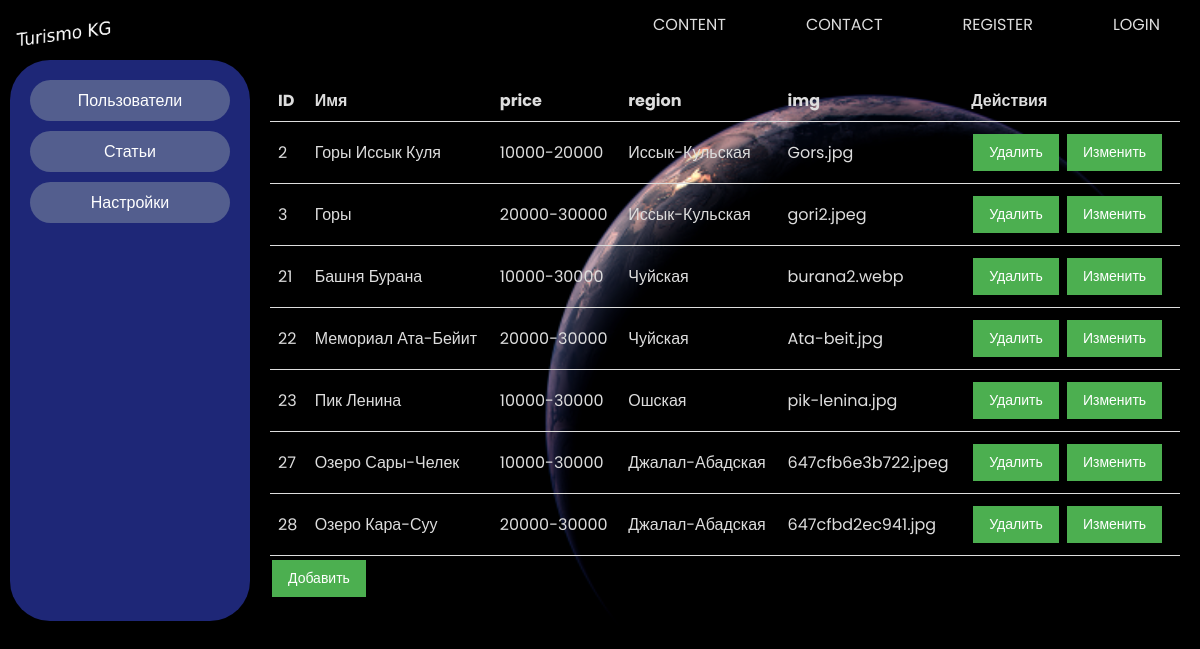
Screenshot of /avtorization/admin/admin.php?places (signed in) with the database file from the repository.
### tables this page shows
CREATE TABLE `places` (
  `id` int NOT NULL,
  `name` varchar(255) NOT NULL,
  `price` varchar(255) DEFAULT NULL,
  `region` text NOT NULL,
  `img` varchar(255) NOT NULL
);

### config/ClassAdmin.php (called while the page is built, shortened)
<?php
class ClassAdmin extends conect{
    public function All($structureName){
        $query = "SELECT * FROM $structureName";
        $stmt = self::$pdo->prepare($query);
        $stmt->execute();
        $all = $stmt->fetchAll(PDO::FETCH_ASSOC);
        return $all;
    }
};
?>

### avtorization/admin/admin.php (the view, shortened to what this page needs)
<?php
if ($_SESSION['name'] !== 'admin') {
    header('Location: ../../404.html');
    exit;
} else {
    require_once '../../config/ClassAdmin.php';
    $db = new ClassAdmin();
    $allUsers = $db->All('users');
    $allplaces = $db->All('places');
}
?>
<!DOCTYPE html>
<html>
<head>
    <link rel="stylesheet" href="adminStyle.css">
</head>
<body>
<div class="head"><?php require_once '../../attributes/head/head.php'; ?></div>
<div class="admin-panel">
    <div class="sidebar">
        <ul class="ul--1">
            <li class="li--1"><a class="a--1" href="?users">Пользователи</a></li>
            <li class="li--1"><a class="a--1" href="?places">Статьи</a></li>
            <li class="li--1"><a class="a--1" href="#">Настройки</a></li>
        </ul>
    </div>
    <div class="content">
        <?php if(isset($_GET['users'])){?>
        <table>
            <tr>
                <th>ID</th>
                <th>Имя</th>
                <th>Email</th>
                <th>Действия</th>
            </tr>
            <?php foreach ($allUsers as $key) { ?>
                <tr>
                    <td><?= $key['id'] ?></td>
                    <td><?= $key['name'] ?></td>
                    <td><?= $key['email'] ?></td>
                    <td>
                        <a class="button" href="?delete_id=<?= $key['id']; ?>&t=users" onclick="return confirm('Вы уверены, что хотите удалить пользователя?')">Удалить</a>
                    </td>
                </tr>
            <?php } ?>
        </table>
        <?php } else if(isset($_GET['places'])){?>
            <table>
            <tr>
                <th>ID</th>
                <th>Имя</th>
                <th>price</th>
                <th>region</th>
                <th>img</th>
                <th>Действия</th>
            </tr>
            <?php foreach ($allplaces as $key) { ?>
                <tr>
                    <td><?= $key['id'] ?></td>
                    <td><?= $key['name'] ?></td>
                    <td><?= $key['price'] ?></td>
                    <td><?= $key['region'] ?></td>
                    <td><?= $key['img'] ?></td>
                    <td>
                        <a class="button" href="?delete_id=<?= $key['id']; ?>&t=places" onclick="return confirm('Вы уверены, что хотите удалить Статью ?')">Удалить</a>
                        <a class="button" href="?update=<?= $key['id']; ?>">Изменить</a>
                    </td>
                </tr>
            <?php } ?>
        </table>
        <a class="button" href="?cread">Добавить</a>
        <?php }else if (isset($_GET['update'])) { ?>
            <form method="post" action="" enctype="multipart/form-data">
                <table>
                    <tr>
                        <th>ID</th>
                        <th>Имя</th>
                        <th>price</th>
                        <th>region</th>
                        <th>img</th>
                    </tr>
                    <?php foreach ($allplaces as $key) {
                        if ($key['id'] == $_GET['update']) { ?>
                            <tr>
                                <td><?= $key['id']; ?></td>
                                <td><input type="text" name="name" value="<?= $key['name']; ?>"></td>
                                <td><input type="text" name="price" value="<?= $key['price']; ?>"></td>
                                <td><input type="text" name="region" value="<?= $key['region']; ?>"></td>
                                <td><input type="text" name="img" value="<?= $key['img']; ?>"></td>
                                <td>
                                    <input type="hidden" name="id" value="<?= $key['id']; ?>">
                                    <input type="submit" name="Update" value="Обновить">
                                </td>
                            </tr>
                    <?php }
                    } ?>
                </table>
            </form>
        <?php } else if (isset($_GET['cread'])) { ?>
            <form method="post" action="" enctype="multipart/form-data">
                <table>
                    <tr>
                        <th>Имя</th>
                        <th>price</th>
                        <th>region</th>
                        <th>img</th>
                    </tr>
                        <tr>
                            <td><input type="text" required="required" name="name" placeholder="Name"></td>
                            <td><input type="text" required="required" name="price" placeholder="Price"></td>
                            <td>
                                <input type="radio" id="huey" name="region" value="Иссык-Кульская" checked>
                                <label for="Иссык-Кульская">Иссык-Кульская</label>
                                </div>
                                <div>
                                    <input type="radio" id="dewey" name="region" value="Чуйская">
                                    <label for="Чуйская">Чуйская</label>
                                </div>
                                <div>
                                    <input type="radio" id="louie" name="region" value="Таласская">
                                    <label for="Таласская">Таласская</label>
                                </div>
                                <div>
                                    <input type="radio" id="louie" name="region" value="Нарынская">
                                    <label for="Нарынская">Нарынская</label>
                                </div>
                                <div>
                                    <input type="radio" id="louie" name="region" value="Ошская">
                                    <label for="Ошская">Ошская</label>
                                </div>
                                <div>
                                    <input type="radio" id="louie" name="region" value="Джалал-Абадская">
                                    <label for="Джалал-Абадская">Джалал-Абадская</label>
                                </div>
                                <div>
                                    <input type="radio" id="louie" name="region" value="Джалал-Абадская">
                                    <label for="Джалал-Абадская">Баткенская</label>
                                </div>
                            </td>
                            <td>
                                <input type="file" name="file">
                            </td>
                            <td><input type="submit" name="Creat" value="Добавить"></td>
                        </tr>
                </table>
            </form>
        <?php } ?>
    </div>
</div>
</body>
</html>

### avtorization/admin/adminStyle.css (style rules this page uses)
* { margin: 0; padding: 0; font-family: 'Poppins', sans-serif; }
body { background-image: url('/img/fon12.png'); background-size: 100%; color: #ddd; }
.head { height: 60px; }
.admin-panel { display: flex; }
.admin-panel .sidebar { width: 200px; background-color: #4255ff77; padding: 20px; border-radius: 40px; margin-left: 10px; }
.admin-panel .content { flex-grow: 1; padding: 20px; }
.sidebar .ul--1 { list-style-type: none; padding: 0; margin: 0; }
.sidebar .li--1 { margin-bottom: 10px; }
.sidebar .a--1 { display: block; text-align: center; padding: 8px 16px; background-color: #535e8e; border-radius: 40px; text-decoration: none; color: #ffffff; }
table { border-collapse: collapse; width: 100%; }
th, td { padding: 8px; text-align: left; border-bottom: 1px solid #ddd; }
.button { background-color: #4CAF50; border: none; color: white; padding: 8px 16px; text-align: center; text-decoration: none; display: inline-block; font-size: 14px; margin: 4px 2px; cursor: pointer; }

### attributes/head/head.php (style rules this page uses)
* { margin: 0; padding: 0; }

### rows the page displays
places: id "2", name "Горы Иссык Куля", price "10000-20000", region "Иссык-Кульская", img "Gors.jpg"
places: id "3", name "Горы", price "20000-30000", region "Иссык-Кульская", img "gori2.jpeg"
places: id "21", name "Башня Бурана", price "10000-30000", region "Чуйская", img "burana2.webp"
places: id "22", name "Мемориал Ата-Бейит", price "20000-30000", region "Чуйская", img "Ata-beit.jpg"
places: id "23", name "Пик Ленина", price "10000-30000", region "Ошская", img "pik-lenina.jpg"
places: id "27", name "Озеро Сары-Челек", price "10000-30000", region "Джалал-Абадская", img "647cfb6e3b722.jpeg"
places: id "28", name "Озеро Кара-Суу", price "20000-30000", region "Джалал-Абадская", img "647cfbd2ec941.jpg"
